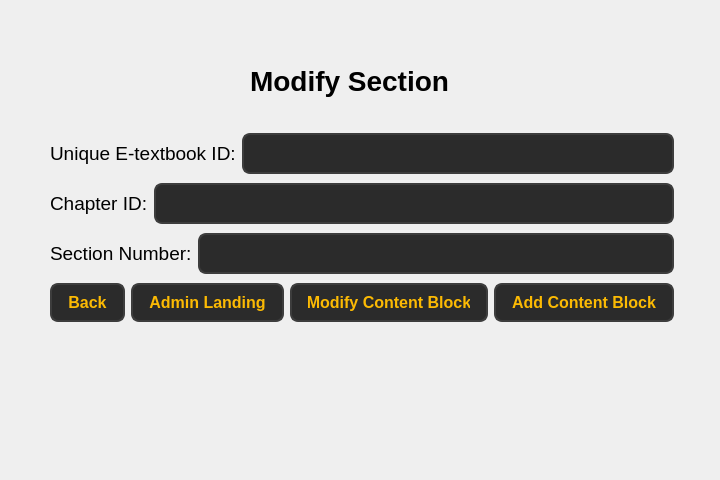
<?xml version="1.0" encoding="UTF-8"?>
<ui version="4.0">
 <class>Form</class>
 <widget class="QWidget" name="Form">
  <property name="geometry">
   <rect>
    <x>0</x>
    <y>0</y>
    <width>720</width>
    <height>480</height>
   </rect>
  </property>
  <property name="windowTitle">
   <string>Form</string>
  </property>
  <widget class="QLabel" name="label">
   <property name="geometry">
    <rect>
     <x>250</x>
     <y>60</y>
     <width>201</width>
     <height>41</height>
    </rect>
   </property>
   <property name="font">
    <font>
     <pointsize>21</pointsize>
     <bold>true</bold>
    </font>
   </property>
   <property name="text">
    <string>Modify Section</string>
   </property>
  </widget>
  <widget class="QWidget" name="">
   <property name="geometry">
    <rect>
     <x>50</x>
     <y>130</y>
     <width>624</width>
     <height>199</height>
    </rect>
   </property>
   <layout class="QVBoxLayout" name="verticalLayout">
    <item>
     <layout class="QHBoxLayout" name="horizontalLayout">
      <item>
       <widget class="QLabel" name="label_4">
        <property name="font">
         <font>
          <pointsize>14</pointsize>
         </font>
        </property>
        <property name="text">
         <string>Unique E-textbook ID:</string>
        </property>
       </widget>
      </item>
      <item>
       <widget class="QLineEdit" name="lineEdit_3">
        <property name="styleSheet">
         <string notr="true">QLineEdit {
        background-color: #2b2b2b;  /* Dark background */
        color: #fcba03;  /* Text color */
        border: 2px solid #3d3d3d;  /* Border color */
        border-radius: 8px;  /* Rounded corners */
        padding: 8px;  /* Padding inside the input field */
        font-size: 16px;  /* Font size */
        font-weight: bold;  /* Bold font */
    }

    QLineEdit:hover {
        background-color: #3d3d3d;  /* Background when hovered */
        border: 2px solid #fcba03;  /* Border color when hovered */
    }

    QLineEdit:focus {
        background-color: #1a1a1a;  /* Background when focused */
        border: 2px solid #fcba03;  /* Border color when focused */
        color: #ffffff;  /* Text color when focused */
    }</string>
        </property>
       </widget>
      </item>
     </layout>
    </item>
    <item>
     <layout class="QHBoxLayout" name="horizontalLayout_2">
      <item>
       <widget class="QLabel" name="label_5">
        <property name="font">
         <font>
          <pointsize>14</pointsize>
         </font>
        </property>
        <property name="text">
         <string>Chapter ID:</string>
        </property>
       </widget>
      </item>
      <item>
       <widget class="QLineEdit" name="lineEdit_4">
        <property name="styleSheet">
         <string notr="true">QLineEdit {
        background-color: #2b2b2b;  /* Dark background */
        color: #fcba03;  /* Text color */
        border: 2px solid #3d3d3d;  /* Border color */
        border-radius: 8px;  /* Rounded corners */
        padding: 8px;  /* Padding inside the input field */
        font-size: 16px;  /* Font size */
        font-weight: bold;  /* Bold font */
    }

    QLineEdit:hover {
        background-color: #3d3d3d;  /* Background when hovered */
        border: 2px solid #fcba03;  /* Border color when hovered */
    }

    QLineEdit:focus {
        background-color: #1a1a1a;  /* Background when focused */
        border: 2px solid #fcba03;  /* Border color when focused */
        color: #ffffff;  /* Text color when focused */
    }</string>
        </property>
       </widget>
      </item>
     </layout>
    </item>
    <item>
     <layout class="QHBoxLayout" name="horizontalLayout_3">
      <item>
       <widget class="QLabel" name="label_6">
        <property name="font">
         <font>
          <pointsize>14</pointsize>
         </font>
        </property>
        <property name="text">
         <string>Section Number:</string>
        </property>
       </widget>
      </item>
      <item>
       <widget class="QLineEdit" name="lineEdit_5">
        <property name="styleSheet">
         <string notr="true">QLineEdit {
        background-color: #2b2b2b;  /* Dark background */
        color: #fcba03;  /* Text color */
        border: 2px solid #3d3d3d;  /* Border color */
        border-radius: 8px;  /* Rounded corners */
        padding: 8px;  /* Padding inside the input field */
        font-size: 16px;  /* Font size */
        font-weight: bold;  /* Bold font */
    }

    QLineEdit:hover {
        background-color: #3d3d3d;  /* Background when hovered */
        border: 2px solid #fcba03;  /* Border color when hovered */
    }

    QLineEdit:focus {
        background-color: #1a1a1a;  /* Background when focused */
        border: 2px solid #fcba03;  /* Border color when focused */
        color: #ffffff;  /* Text color when focused */
    }</string>
        </property>
       </widget>
      </item>
     </layout>
    </item>
    <item>
     <layout class="QHBoxLayout" name="horizontalLayout_4">
      <item>
       <widget class="QPushButton" name="pushButton_back">
        <property name="styleSheet">
         <string notr="true">QPushButton {
        background-color: #2b2b2b;  
        color: #fcba03;              
        border: 2px solid #3d3d3d;      
        border-radius: 8px;          
        padding: 8px 16px;            
        font-size: 16px;            
        font-weight: bold;
    
    }

    QPushButton:hover {
        background-color: #fcba03;
		 color: #000000;
        border: 2px solid #5a5a5a;    
    }

    QPushButton:pressed {
        background-color: #1a1a1a;      
        border: 2px solid #2b2b2b;      
    }</string>
        </property>
        <property name="text">
         <string>Back</string>
        </property>
       </widget>
      </item>
      <item>
       <widget class="QPushButton" name="pushButton_2">
        <property name="styleSheet">
         <string notr="true">QPushButton {
        background-color: #2b2b2b;  
        color: #fcba03;              
        border: 2px solid #3d3d3d;      
        border-radius: 8px;          
        padding: 8px 16px;            
        font-size: 16px;            
        font-weight: bold;
    
    }

    QPushButton:hover {
        background-color: #fcba03;
		 color: #000000;
        border: 2px solid #5a5a5a;    
    }

    QPushButton:pressed {
        background-color: #1a1a1a;      
        border: 2px solid #2b2b2b;      
    }</string>
        </property>
        <property name="text">
         <string>Admin Landing</string>
        </property>
       </widget>
      </item>
      <item>
       <widget class="QPushButton" name="pushButton_3">
        <property name="styleSheet">
         <string notr="true">QPushButton {
        background-color: #2b2b2b;  
        color: #fcba03;              
        border: 2px solid #3d3d3d;      
        border-radius: 8px;          
        padding: 8px 16px;            
        font-size: 16px;            
        font-weight: bold;
    
    }

    QPushButton:hover {
        background-color: #fcba03;
		 color: #000000;
        border: 2px solid #5a5a5a;    
    }

    QPushButton:pressed {
        background-color: #1a1a1a;      
        border: 2px solid #2b2b2b;      
    }</string>
        </property>
        <property name="text">
         <string>Modify Content Block</string>
        </property>
       </widget>
      </item>
      <item>
       <widget class="QPushButton" name="pushButton">
        <property name="styleSheet">
         <string notr="true">QPushButton {
        background-color: #2b2b2b;  
        color: #fcba03;              
        border: 2px solid #3d3d3d;      
        border-radius: 8px;          
        padding: 8px 16px;            
        font-size: 16px;            
        font-weight: bold;
    
    }

    QPushButton:hover {
        background-color: #fcba03;
		 color: #000000;
        border: 2px solid #5a5a5a;    
    }

    QPushButton:pressed {
        background-color: #1a1a1a;      
        border: 2px solid #2b2b2b;      
    }</string>
        </property>
        <property name="text">
         <string>Add Content Block</string>
        </property>
       </widget>
      </item>
     </layout>
    </item>
   </layout>
  </widget>
 </widget>
 <resources/>
 <connections/>
</ui>
